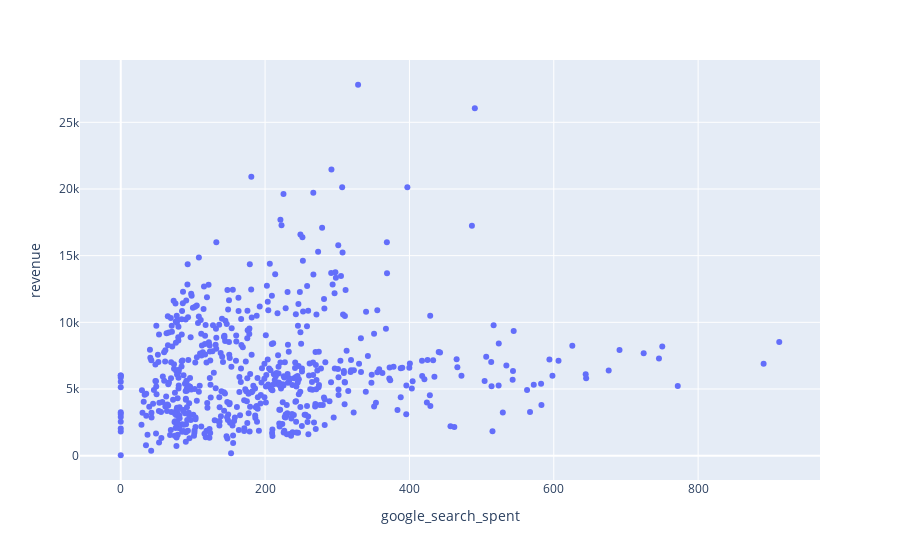
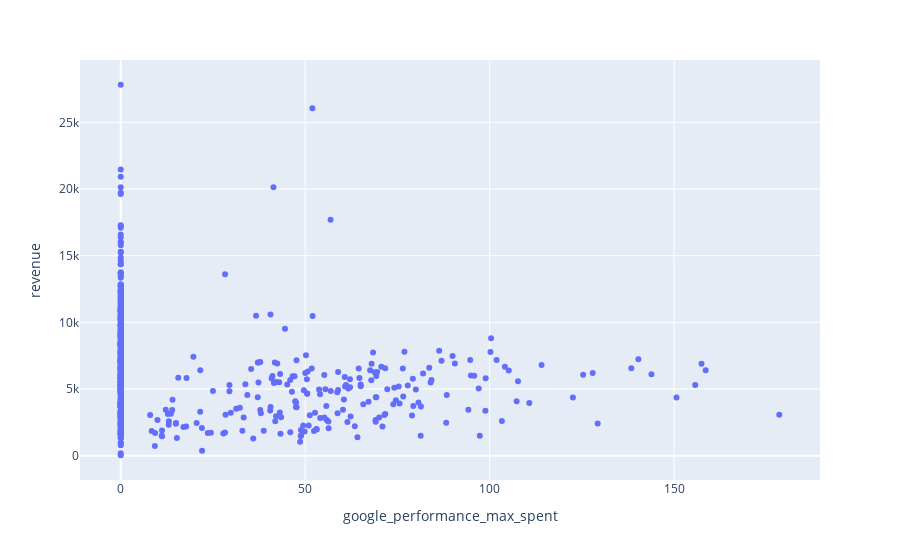
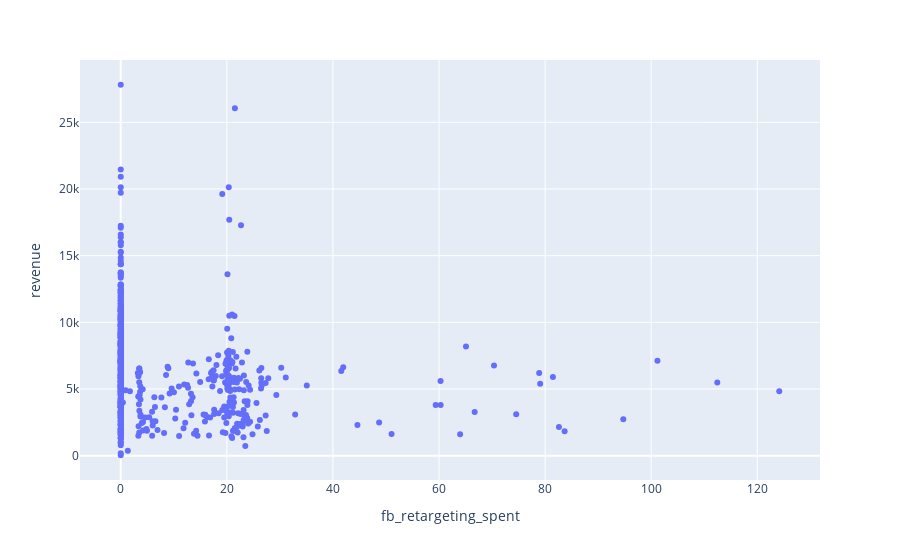
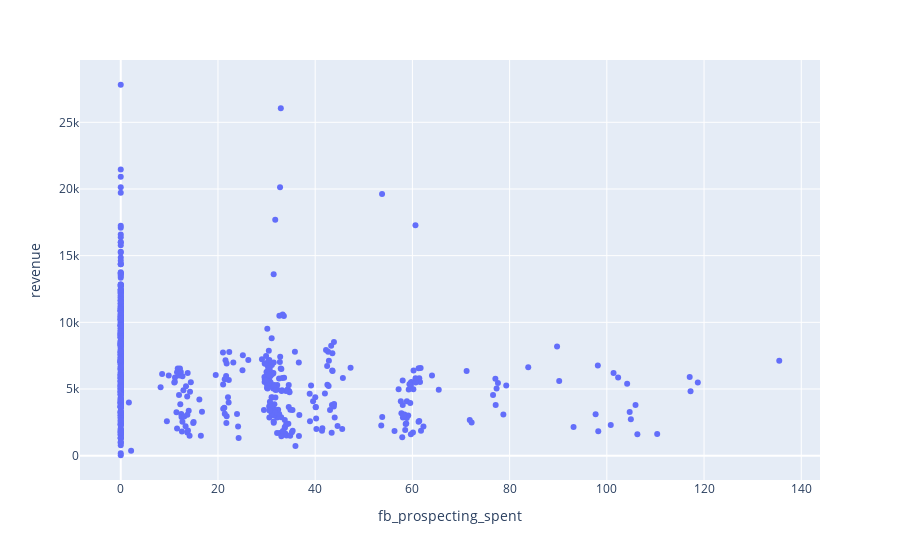

Notebook code for these charts, in order:
### Code cell
fig1=px.scatter(df,x='google_search_spent',y='revenue')
fig2=px.scatter(df,x='google_performance_max_spent',y='revenue')
fig3=px.scatter(df,x='fb_retargeting_spent',y='revenue')
fig4=px.scatter(df,x='fb_prospecting_spent',y='revenue')
fig5=px.scatter(df,x='google_organico',y='revenue')
fig6=px.scatter(df,x='Sconti',y='revenue')
fig1.show()
fig2.show()
fig3.show()
fig4.show()
fig5.show()
fig6.show()

### Figure 1 — Plotly figure (JSON) as saved in the notebook; plotly's stock layout.template omitted (floating-point values rounded to 4 significant figures; data arrays with more than 128 entries replaced by an {"elided": "..."} marker saying what was removed)
{"data": [{"hovertemplate": "google_search_spent=%{x}<br>revenue=%{y}<extra></extra>", "legendgroup": "", "marker": {"color": "#636efa", "symbol": "circle"}, "mode": "markers", "name": "", "orientation": "v", "showlegend": false, "type": "scatter", "x": {"elided": "596 float values"}, "xaxis": "x", "y": {"elided": "596 float values"}, "yaxis": "y"}], "layout": {"legend": {"tracegroupgap": 0}, "margin": {"t": 60}, "xaxis": {"anchor": "y", "domain": [0, 1], "title": {"text": "google_search_spent"}}, "yaxis": {"anchor": "x", "domain": [0, 1], "title": {"text": "revenue"}}}}

### Figure 2 — Plotly figure (JSON) as saved in the notebook; plotly's stock layout.template omitted (floating-point values rounded to 4 significant figures; data arrays with more than 128 entries replaced by an {"elided": "..."} marker saying what was removed)
{"data": [{"hovertemplate": "google_performance_max_spent=%{x}<br>revenue=%{y}<extra></extra>", "legendgroup": "", "marker": {"color": "#636efa", "symbol": "circle"}, "mode": "markers", "name": "", "orientation": "v", "showlegend": false, "type": "scatter", "x": {"elided": "596 float values"}, "xaxis": "x", "y": {"elided": "596 float values"}, "yaxis": "y"}], "layout": {"legend": {"tracegroupgap": 0}, "margin": {"t": 60}, "xaxis": {"anchor": "y", "domain": [0, 1], "title": {"text": "google_performance_max_spent"}}, "yaxis": {"anchor": "x", "domain": [0, 1], "title": {"text": "revenue"}}}}

### Figure 3 — Plotly figure (JSON) as saved in the notebook; plotly's stock layout.template omitted (floating-point values rounded to 4 significant figures; data arrays with more than 128 entries replaced by an {"elided": "..."} marker saying what was removed)
{"data": [{"hovertemplate": "fb_retargeting_spent=%{x}<br>revenue=%{y}<extra></extra>", "legendgroup": "", "marker": {"color": "#636efa", "symbol": "circle"}, "mode": "markers", "name": "", "orientation": "v", "showlegend": false, "type": "scatter", "x": {"elided": "596 float values"}, "xaxis": "x", "y": {"elided": "596 float values"}, "yaxis": "y"}], "layout": {"legend": {"tracegroupgap": 0}, "margin": {"t": 60}, "xaxis": {"anchor": "y", "domain": [0, 1], "title": {"text": "fb_retargeting_spent"}}, "yaxis": {"anchor": "x", "domain": [0, 1], "title": {"text": "revenue"}}}}

### Figure 4 — Plotly figure (JSON) as saved in the notebook; plotly's stock layout.template omitted (floating-point values rounded to 4 significant figures; data arrays with more than 128 entries replaced by an {"elided": "..."} marker saying what was removed)
{"data": [{"hovertemplate": "fb_prospecting_spent=%{x}<br>revenue=%{y}<extra></extra>", "legendgroup": "", "marker": {"color": "#636efa", "symbol": "circle"}, "mode": "markers", "name": "", "orientation": "v", "showlegend": false, "type": "scatter", "x": {"elided": "596 float values"}, "xaxis": "x", "y": {"elided": "596 float values"}, "yaxis": "y"}], "layout": {"legend": {"tracegroupgap": 0}, "margin": {"t": 60}, "xaxis": {"anchor": "y", "domain": [0, 1], "title": {"text": "fb_prospecting_spent"}}, "yaxis": {"anchor": "x", "domain": [0, 1], "title": {"text": "revenue"}}}}
